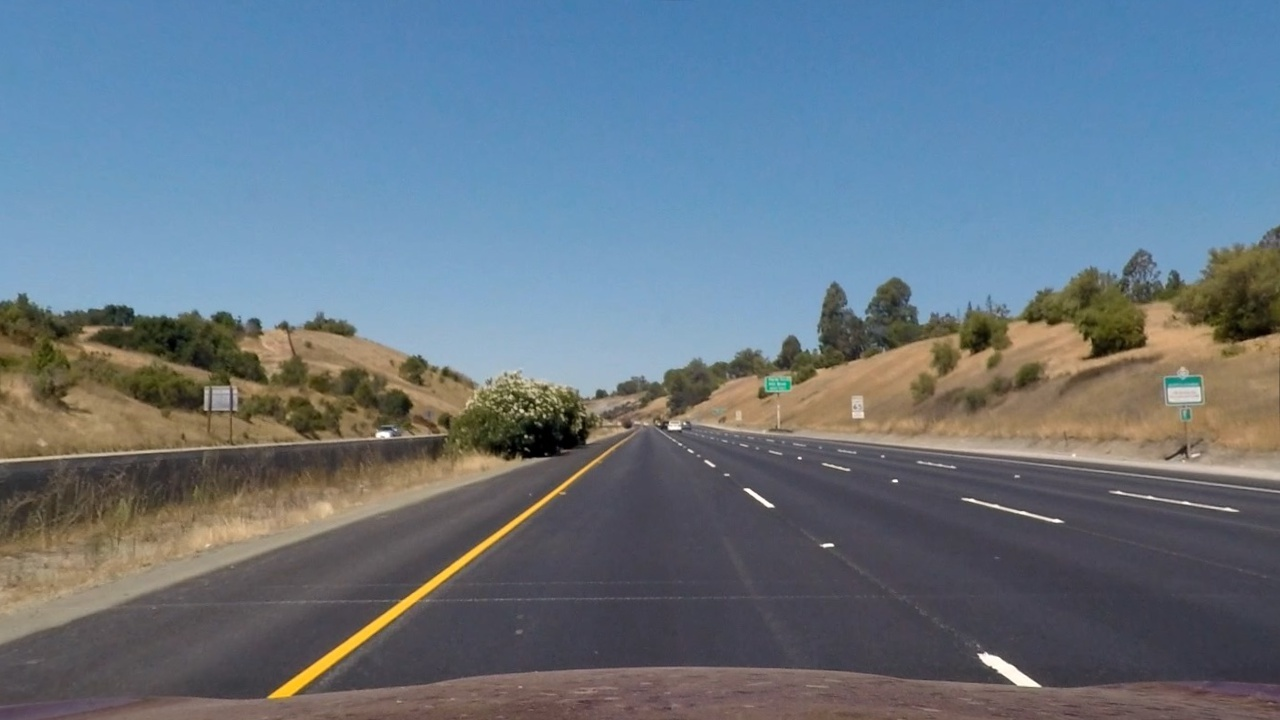
#> input picture test_images/straight_lines1_dst.jpg, 1280 x 720 px; its folder holds only this picture in this run
$ jupyter execute '(experimental) Step4 perspective transform.ipynb'
#> lines starting #> are read from the running program, lines starting #| are printed output that depends on the picture
[cell 1]
import cv2
import json
import glob
import pickle
import numpy as np
import matplotlib.pyplot as plt
import matplotlib.image as mpimg
from pathlib import Path

[cell 2]
test_images_path = glob.glob('./test_images/*_dst.jpg')
test_images_path

[cell 3]
src = np.float32([[600, 450], [200, 720], [1180, 720], [700, 450]])
dst = np.float32([[200, 0], [200, 720], [1080, 720], [1080, 0]])

[cell 4]
M = cv2.getPerspectiveTransform(src, dst)
MInv = cv2.getPerspectiveTransform(dst, src)

[cell 5]
fig, axes = plt.subplots(8, 2, figsize=(20, 5*8))
# axes = axes.flatten()
for index, path in enumerate(test_images_path):
    img = cv2.imread(path)
#> img is the input picture: shape (720, 1280, 3); mean B, G, R 130.8, 117.8, 103.4
    img = cv2.cvtColor(img, cv2.COLOR_BGR2RGB)
    h, w = img.shape[:2]

    img_warped = cv2.warpPerspective(img, M, dsize=(w, h))
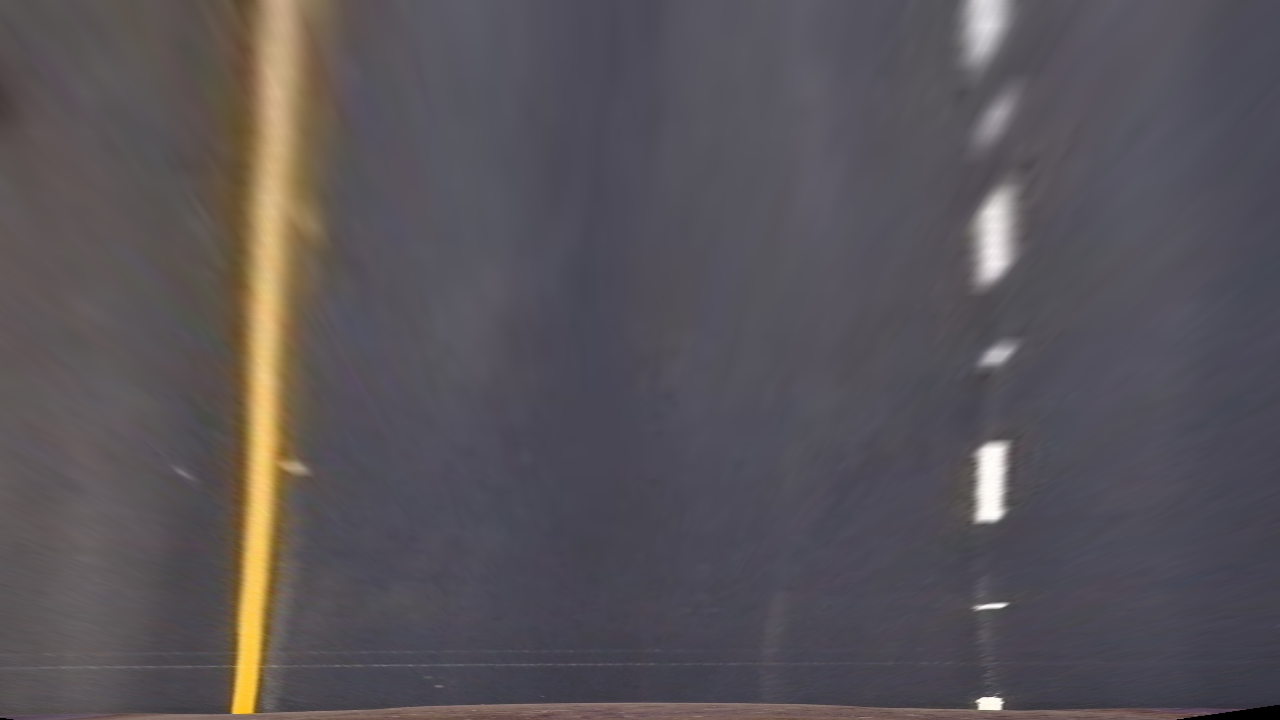
#> img_warped: shape (720, 1280, 3); mean R, G, B 88.2, 83.4, 88

    cv2.polylines(img, [src.astype(np.int32)], True, (255, 0, 0), thickness=5)
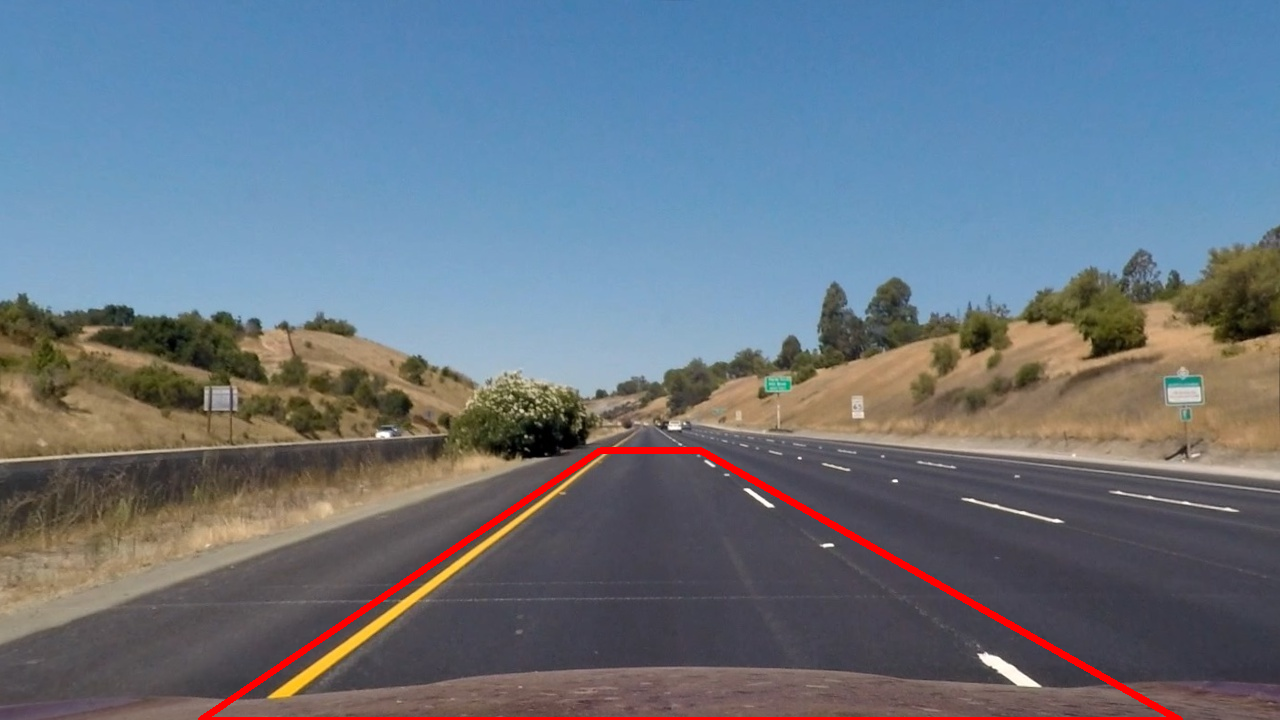
#> img: shape (720, 1280, 3); mean R, G, B 105.3, 116.9, 129.8

    axes[index, 0].imshow(img)
    axes[index, 1].imshow(img_warped)
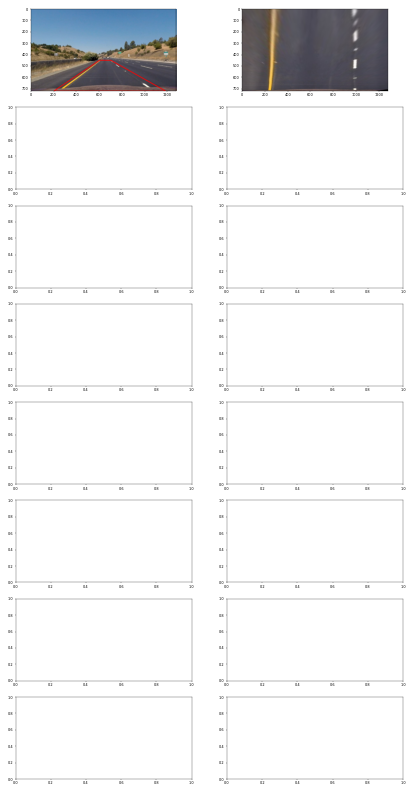
#> figure drawn by matplotlib, 2 panels

$ run again, on test_images/test3_dst.jpg
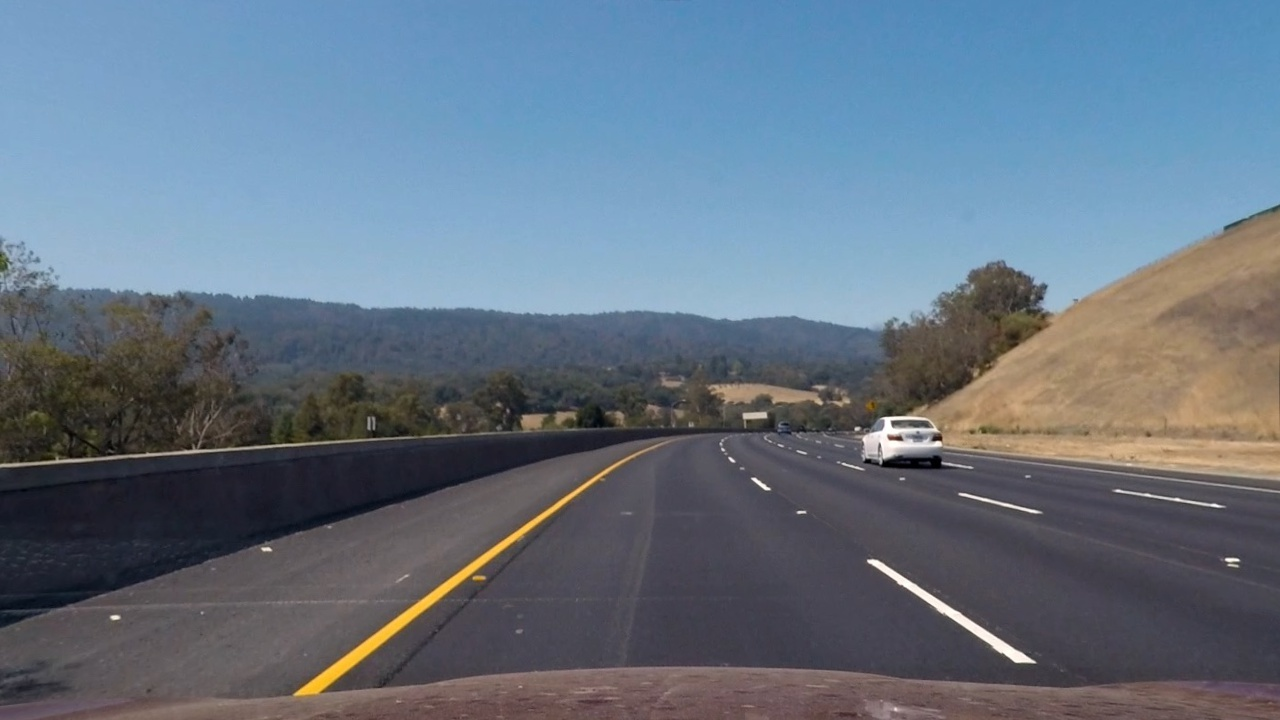
#> input picture test_images/test3_dst.jpg, 1280 x 720 px
#> img is the input picture: shape (720, 1280, 3); mean B, G, R 130.3, 115.3, 101.1
#> `img_warped = cv2.warpPerspective(img, M, dsize=(w, h))`:
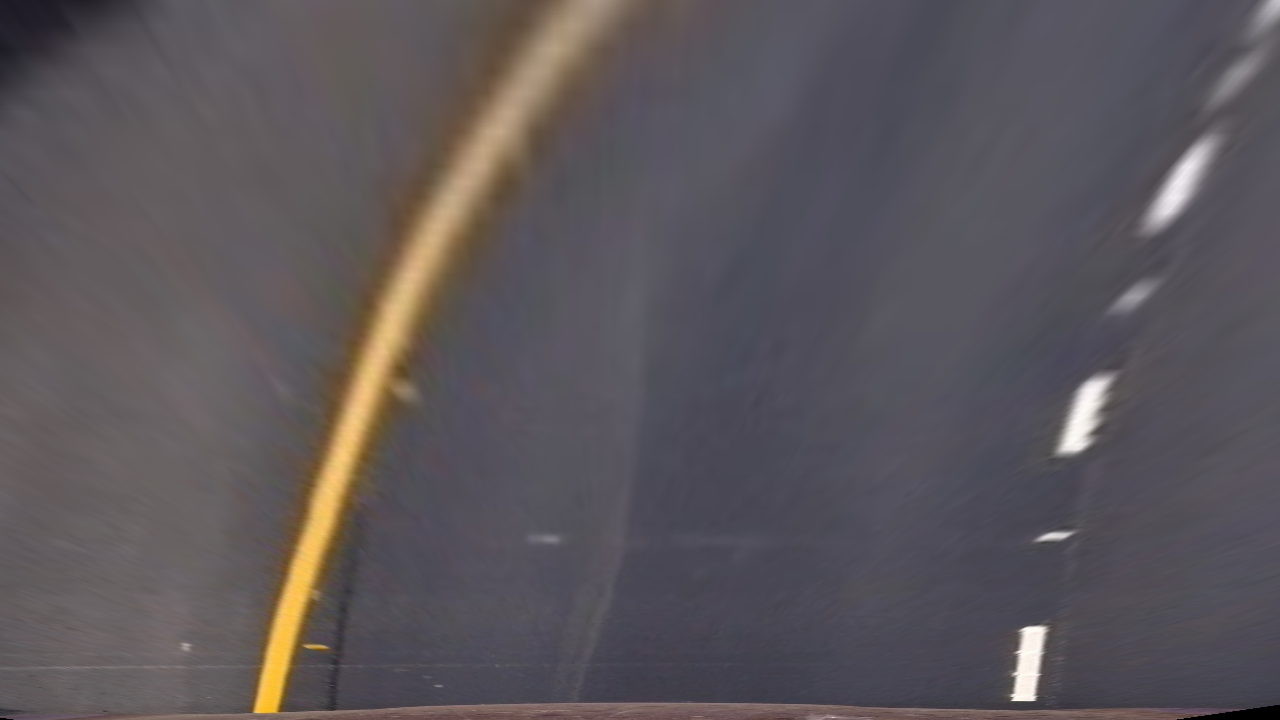
#> img_warped: shape (720, 1280, 3); mean R, G, B 91.7, 86.2, 90.5
#> `[cell 5] fig, axes = plt.subplots(8, 2, figsize=(20, 5*8))`:
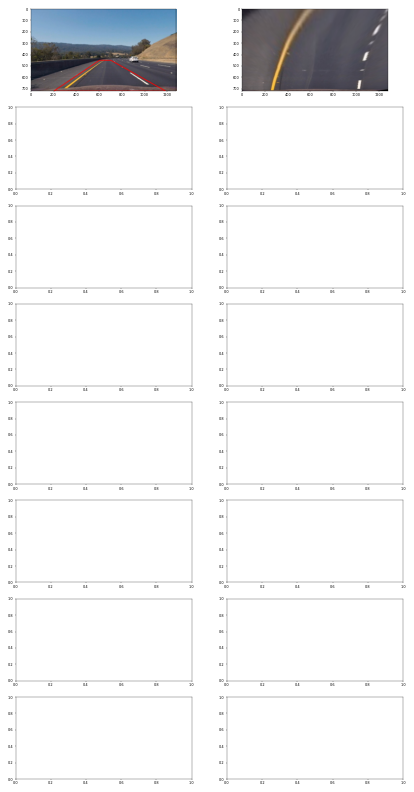
#> figure drawn by matplotlib, 2 panels

$ run again, on test_images/test4_dst.jpg
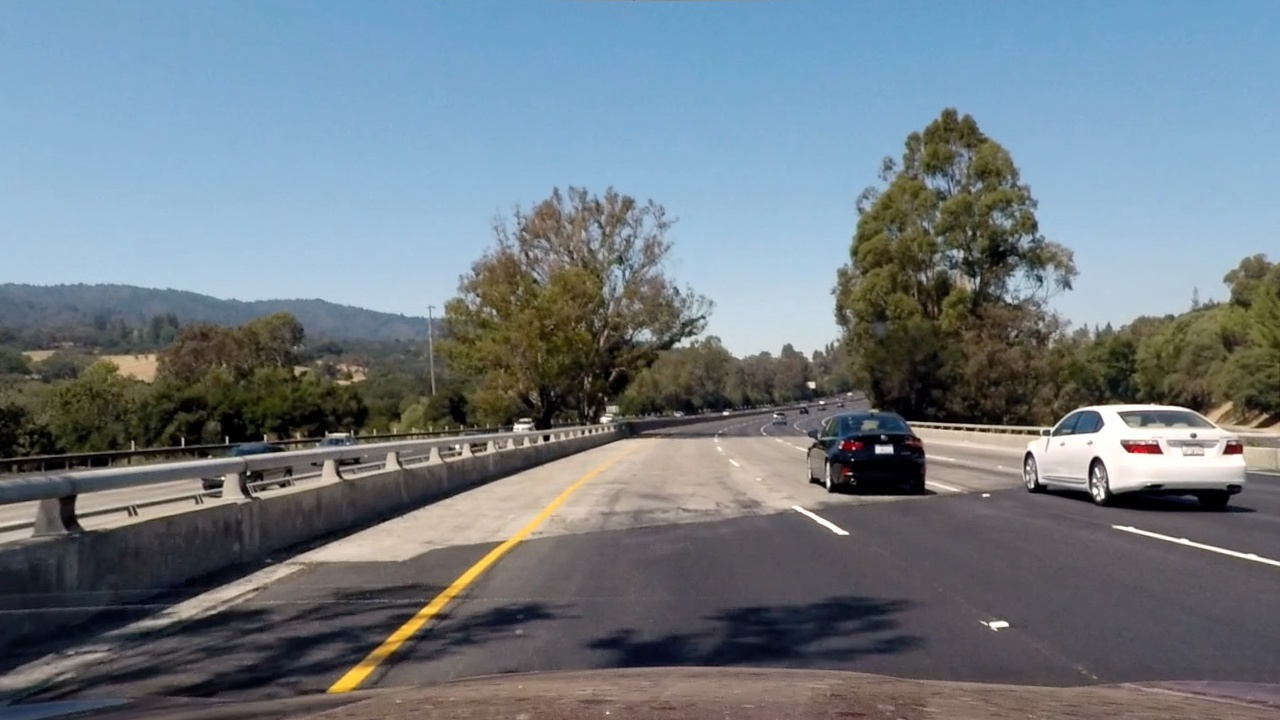
#> input picture test_images/test4_dst.jpg, 1280 x 720 px
#> img is the input picture: shape (720, 1280, 3); mean B, G, R 131.2, 122.8, 111.9
#> `img_warped = cv2.warpPerspective(img, M, dsize=(w, h))`:
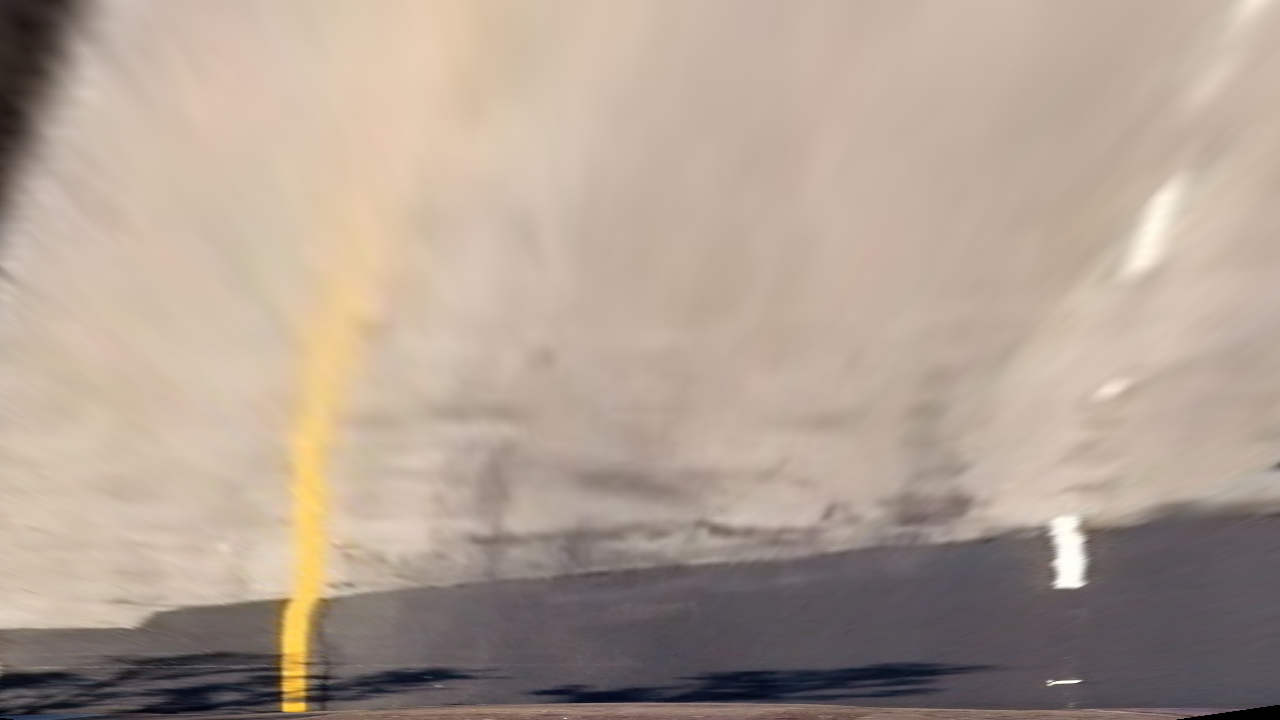
#> img_warped: shape (720, 1280, 3); mean R, G, B 176.2, 160.1, 146.9
#> `[cell 5] fig, axes = plt.subplots(8, 2, figsize=(20, 5*8))`:
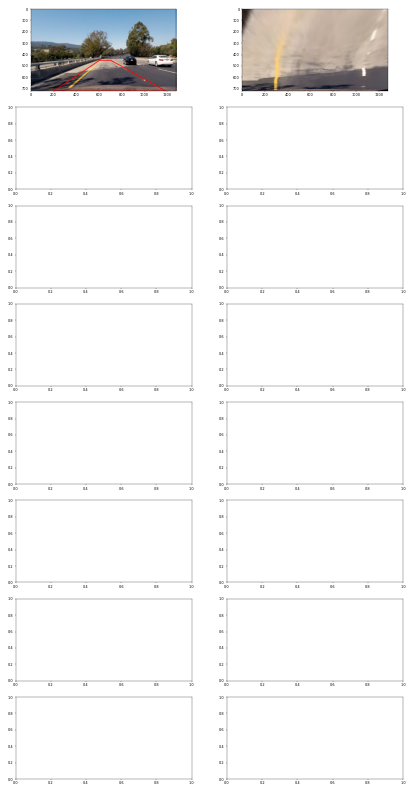
#> figure drawn by matplotlib, 2 panels

$ run again, on test_images/test5_dst.jpg
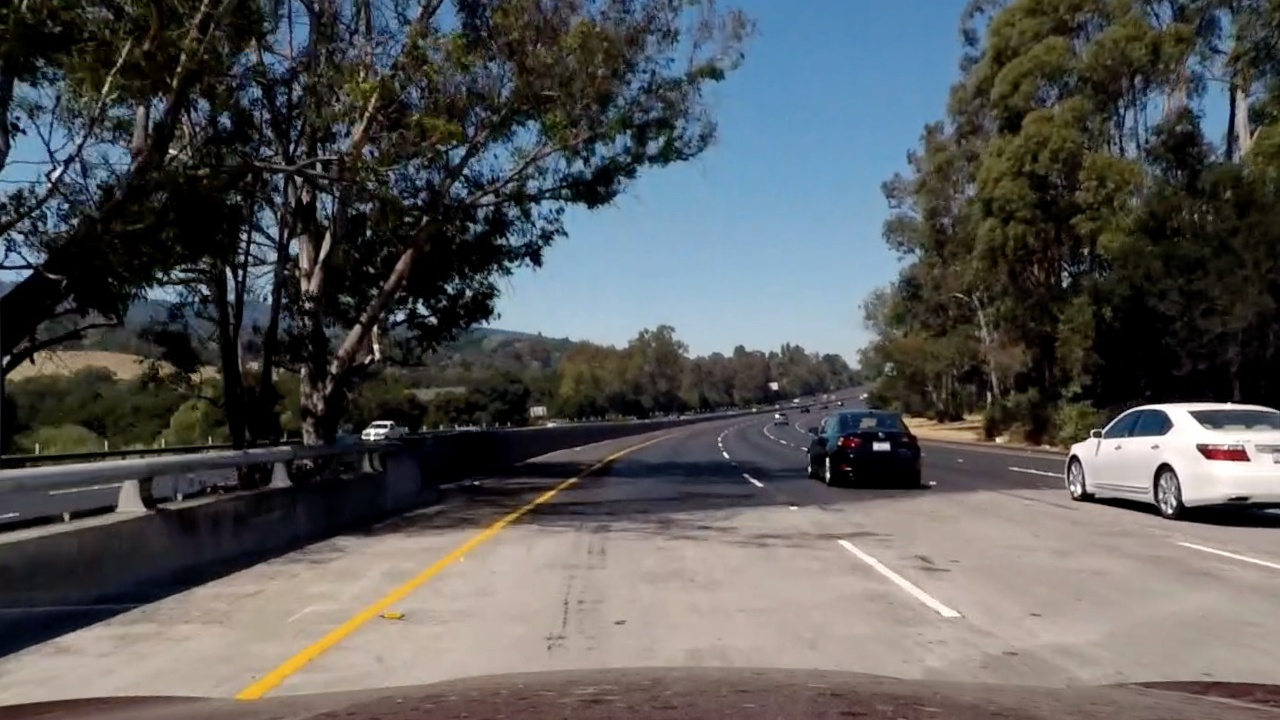
#> input picture test_images/test5_dst.jpg, 1280 x 720 px
#> img is the input picture: shape (720, 1280, 3); mean B, G, R 88.7, 88.5, 87.7
#> `img_warped = cv2.warpPerspective(img, M, dsize=(w, h))`:
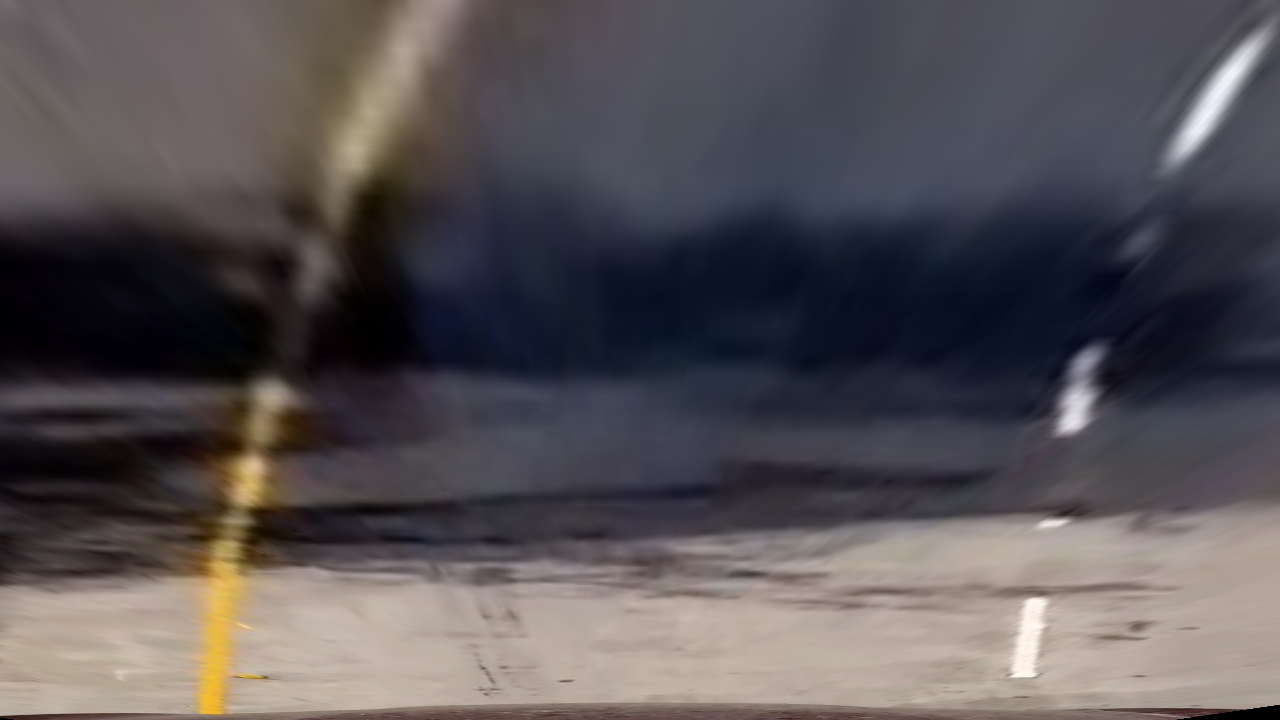
#> img_warped: shape (720, 1280, 3); mean R, G, B 87.2, 82.1, 85.5
#> `[cell 5] fig, axes = plt.subplots(8, 2, figsize=(20, 5*8))`:
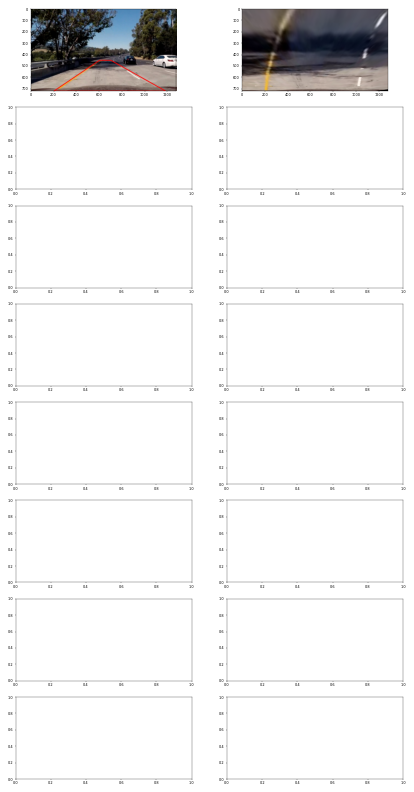
#> figure drawn by matplotlib, 2 panels
